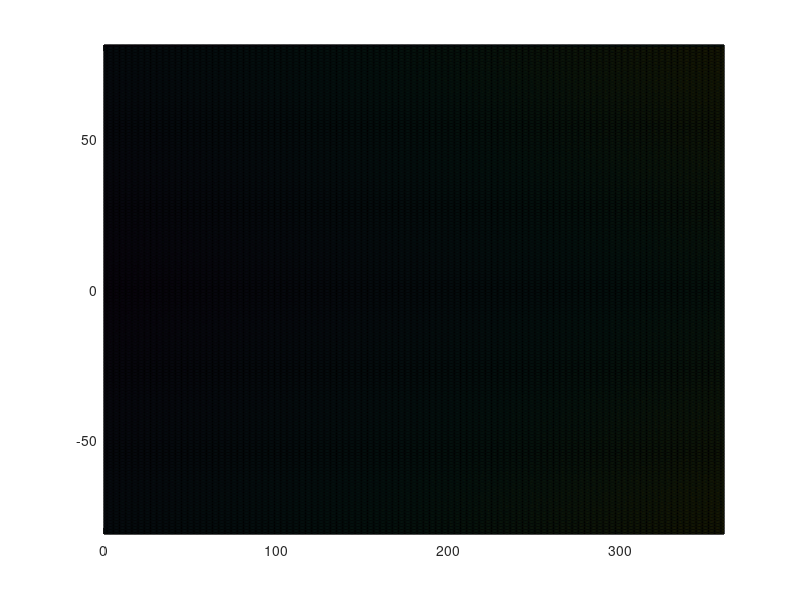

This figure's MATLAB source:
%% create dataset

clear 

lon = 0:0.5:360;
lat = -81:0.5:81;
lon_n = length(lon);
lat_n = length(lat);

[xx,yy] = meshgrid(lon,lat);
yy = flipud(yy);
x = reshape(xx,lon_n*lat_n,1);
y = reshape(yy,lon_n*lat_n,1);

month = nan*zeros(lon_n*lat_n,12);

w = 2*pi/12;
w2 = 2*pi/6;

for i = 1:12
    month(:,i) = 0.2*mod(abs(y),81)*sin(w*i) + 0.1*mod(abs(x),360)*cos(w*i*2)+randn(lon_n*lat_n,1);
end

figure;
pcolor(xx,yy,reshape(month(:,1),lat_n,lon_n));

for i = 1:12
    fid = fopen(['vari.',int2str(i),'.xyz'],'w');
    fprintf(fid,'%.3f,%.3f,%6f\n',[x,y,month(:,i)]');
    fclose(fid);
end

